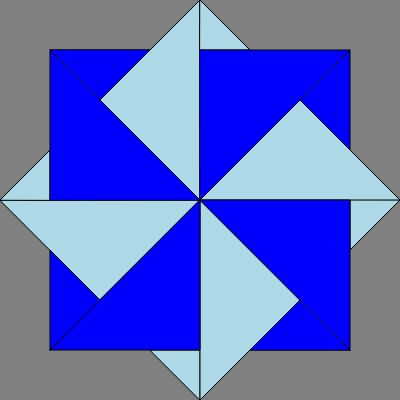
Frame 1 (no input)
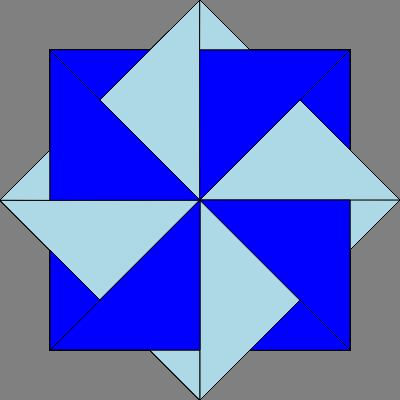
Frame 60 (no input)
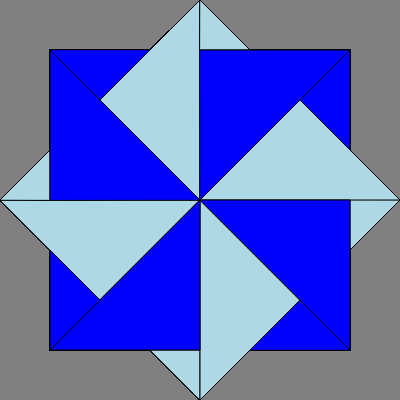
Frame 120 (the mouse pressed at the canvas centre since frame 60)

The p5.js sketch that drew these frames (run headless with seeded random() and noise() and a simulated clock; from frame 60 on, the mouse is pressed at the canvas centre):

// p5.js sketch
// ── sketch.js
let xsize = 400;
let ysize = 400;

function setup() {
  createCanvas(xsize, ysize);
  background("grey")
}

function draw() {
  fill("lightBlue");
  triangle(0,200,200,200,100,300);
  triangle(200,400,200,350,150,350);
  triangle(200,200,200,400,300,300);
  triangle(400,200,350,250,350,200);
  triangle(300,100,400,200,200,200);
  triangle(0,200,50,150,50,200);
  triangle(200,200,200,0,100,100);
  triangle(200,0,250,50,200,50);
  fill("blue");
  triangle(200,200,350,200,350,350);
  triangle(350,50,350,150,300,100);
  triangle(50,50,100,100,150,50);
  triangle(350,350,300,300,250,350);
  triangle(200,200,200,350,50,350);
  triangle(50,350,50,250,100,300)
  triangle(200,50,350,50, 200,200);
  triangle(50,200,50,50, 200,200);

}
